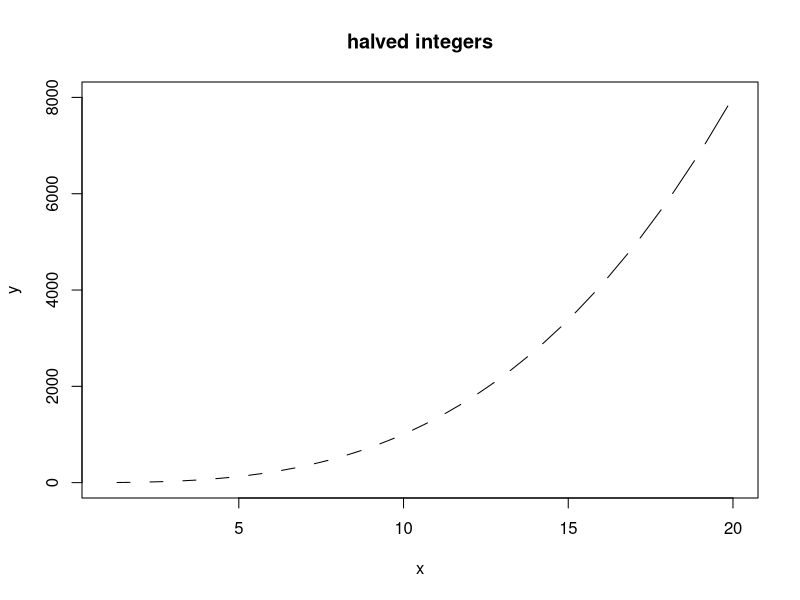

This chart was generated by the following R code:
## This is a R script 
## Run this code to make a plot of x and x^2 for the integers from 1 to 10

x <- 1:20
y <- x^3
z <- x^1/2

plot(x,y, type = "c", main = "halved integers")
